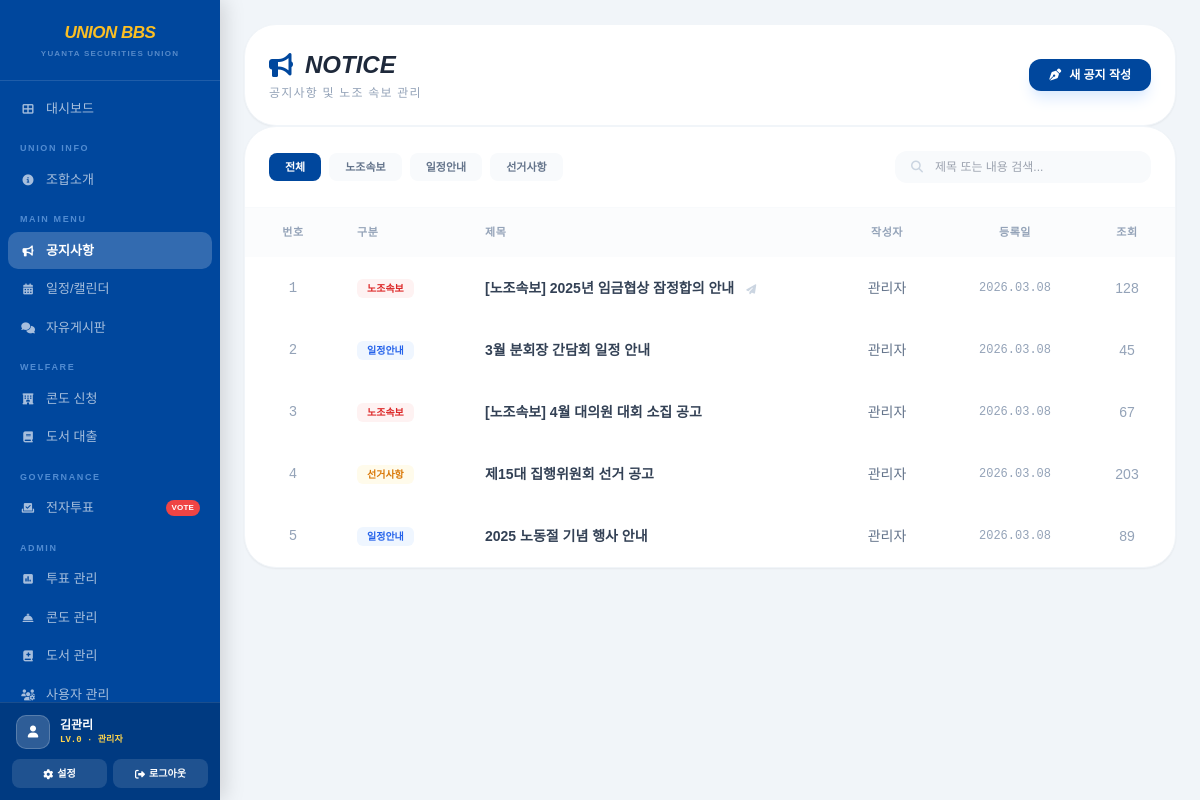
Screenshot of /notice (signed in) with the database file from the repository.
### app.py (models this page shows)
class User(db.Model):
    __tablename__ = 'TB_USER'
    user_seq      = db.Column(db.Integer, primary_key=True, autoincrement=True)
    emp_no        = db.Column(db.String(20), nullable=False, unique=True)
    emp_nm        = db.Column(db.String(100), nullable=False)
    gender        = db.Column(db.String(1), nullable=False)
    birth_dt      = db.Column(db.Date)
    phone_no      = db.Column(db.String(20))
    email         = db.Column(db.String(100), unique=True)
    dept_cd       = db.Column(db.String(20))
    union_dept_cd = db.Column(db.String(20))
    emp_type_cd   = db.Column(db.String(10))
    rank_cd       = db.Column(db.String(10))
    position_cd   = db.Column(db.String(10))
    user_level    = db.Column(db.Integer, default=4)
    term_start    = db.Column(db.Date)
    term_end      = db.Column(db.Date)
    pwd_hash      = db.Column(db.String(256), nullable=False)
    pwd_chg_dt    = db.Column(db.Date)                          # 마지막 비밀번호 변경일
    pwd_init_yn   = db.Column(db.String(1), default='Y')        # Y=초기비번(강제변경 필요)
    pwd_fail_cnt  = db.Column(db.Integer, default=0)
    acct_lock_yn  = db.Column(db.String(1), default='N')
    use_yn        = db.Column(db.String(1), default='Y')
    reg_dt        = db.Column(db.DateTime, default=datetime.now)
    mod_dt        = db.Column(db.DateTime, onupdate=datetime.now)

class Notice(db.Model):
    __tablename__ = 'TB_NOTICE'
    notice_seq  = db.Column(db.Integer, primary_key=True, autoincrement=True)
    notice_type = db.Column(db.String(10), nullable=False)
    title       = db.Column(db.String(200), nullable=False)
    content     = db.Column(db.Text, nullable=False)
    is_push     = db.Column(db.String(1), default='N')
    is_top      = db.Column(db.String(1), default='N')
    view_cnt    = db.Column(db.Integer, default=0)
    use_yn      = db.Column(db.String(1), default='Y')
    reg_dt      = db.Column(db.DateTime, default=datetime.now)
    reg_user    = db.Column(db.String(20))
    mod_dt      = db.Column(db.DateTime)
    mod_user    = db.Column(db.String(20))

### app.py (the view)
@app.route('/notice')
@login_required
def notice():
    current_user = get_current_user()
    notice_type  = request.args.get('type', '')
    query        = Notice.query.filter_by(use_yn='Y')
    if notice_type:
        query = query.filter_by(notice_type=notice_type)
    notices = query.order_by(Notice.is_top.desc(), Notice.reg_dt.desc()).all()
    return render_template('notice.html',
        current_user=current_user,
        notice_list=notices,
        active_menu='notice'
    )

### app.py (called while the page is built)
def login_required(f):
    @wraps(f)
    def decorated(*args, **kwargs):
        if 'emp_no' not in session:
            return redirect(url_for('login'))
        return f(*args, **kwargs)
    return decorated

def get_current_user():
    if 'emp_no' not in session:
        return None
    return User.query.filter_by(emp_no=session['emp_no'], use_yn='Y').first()

### templates/notice.html (shortened to what this page needs)
{% extends 'base.html' %}
{% set active_menu = 'notice' %}
{% block content %}
        <header class="flex justify-between items-center bg-white p-6 rounded-[2rem] shadow-sm border border-slate-100">
            <div>
                <h2 class="text-2xl font-black text-slate-800 flex items-center italic">
                    <i class="fas fa-bullhorn text-yuanta mr-3"></i>NOTICE
                </h2>
                <p class="text-xs text-slate-400 mt-1 font-medium uppercase tracking-widest">공지사항 및 노조 속보 관리</p>
            </div>
            {% if current_user and current_user.user_level == 0 %}
            <div class="flex space-x-3">
                <button id="btn-write" onclick="switchView('write')" class="px-5 py-2 bg-yuanta text-white rounded-xl text-xs font-bold hover:bg-blue-800 shadow-lg shadow-blue-100 transition-all">
                    <i class="fas fa-pen-nib mr-2"></i>새 공지 작성
                </button>
            </div>
            {% endif %}
        </header>
        <section id="notice-list-view" class="bg-white rounded-[2rem] shadow-sm border border-slate-100 overflow-hidden">
            <div class="p-6 border-b border-slate-50 flex flex-wrap gap-4 items-center justify-between">
                <div class="flex space-x-2">
                    <button class="px-4 py-1.5 bg-yuanta text-white rounded-lg text-[11px] font-bold">전체</button>
                    <button class="px-4 py-1.5 bg-slate-50 text-slate-500 rounded-lg text-[11px] font-bold hover:bg-slate-100 transition-all">노조속보</button>
                    <button class="px-4 py-1.5 bg-slate-50 text-slate-500 rounded-lg text-[11px] font-bold hover:bg-slate-100 transition-all">일정안내</button>
                    <button class="px-4 py-1.5 bg-slate-50 text-slate-500 rounded-lg text-[11px] font-bold hover:bg-slate-100 transition-all">선거사항</button>
                </div>
                <div class="relative w-full md:w-64">
                    <input type="text" placeholder="제목 또는 내용 검색..." class="w-full pl-10 pr-4 py-2 bg-slate-50 border-none rounded-xl text-xs outline-none focus:ring-2 focus:ring-yuanta/20">
                    <i class="fas fa-search absolute left-4 top-1/2 -translate-y-1/2 text-slate-300 text-xs"></i>
                </div>
            </div>
            <div class="overflow-x-auto">
                <table class="w-full text-left">
                    <thead class="bg-slate-50/50 text-[11px] font-bold text-slate-400 uppercase tracking-wider">
                        <tr>
                            <th scope="col" class="px-8 py-4 w-24 text-center">번호</th>
                            <th scope="col" class="px-4 py-4 w-32">구분</th>
                            <th scope="col" class="px-4 py-4">제목</th>
                            <th scope="col" class="px-4 py-4 w-32 text-center">작성자</th>
                            <th scope="col" class="px-4 py-4 w-32 text-center">등록일</th>
                            <th scope="col" class="px-8 py-4 w-24 text-center">조회</th>
                        </tr>
                    </thead>
                    <tbody class="text-sm">
                        {% for item in notice_list %}
                        <tr class="notice-row cursor-pointer" onclick="location.href='/notice/view/{{ item.notice_seq }}'">
                            <td class="px-8 py-5 text-center text-slate-400 font-mono">{{ item.notice_seq }}</td>
                            <td class="px-4 py-5">
                                <span class="px-2.5 py-1 rounded-md text-[10px] font-bold
                                    {{ 'bg-red-50 text-red-600' if item.notice_type == 'FLASH' else
                                       'bg-blue-50 text-blue-600' if item.notice_type == 'SCHEDULE' else
                                       'bg-amber-50 text-amber-600' }}">
                                    {{ '노조속보' if item.notice_type == 'FLASH' else '일정안내' if item.notice_type == 'SCHEDULE' else '선거사항' }}
                                </span>
                            </td>
                            <td class="px-4 py-5 font-semibold text-slate-700 truncate max-w-md">
                                {{ item.title }}
                                {% if item.is_push == 'Y' %}<i class="fas fa-paper-plane ml-2 text-slate-300 text-[10px]" title="메일 발송됨"></i>{% endif %}
                            </td>
                            <td class="px-4 py-5 text-center text-slate-500">{{ item.reg_user_nm|default('관리자') }}</td>
                            <td class="px-4 py-5 text-center text-slate-400 font-mono text-xs">{{ item.reg_dt.strftime('%Y.%m.%d') if item.reg_dt else '-' }}</td>
                            <td class="px-8 py-5 text-center text-slate-400">{{ item.view_cnt|default(0) }}</td>
                        </tr>
                        {% endfor %}
                    </tbody>
                </table>
            </div>
        </section>
    </div>
{% endblock %}

### templates/base.html (shortened to what this page needs)
<!DOCTYPE html>
<html lang="ko">
<head>
    <script src="https://cdn.tailwindcss.com"></script>
    <link rel="stylesheet" href="https://cdnjs.cloudflare.com/ajax/libs/font-awesome/6.4.0/css/all.min.css">
</head>
<body>
{%- set lv = (current_user.user_level if current_user else 99) | int -%}
{%- set am = active_menu | default('dashboard') -%}
<aside id="sidebar">
    <div class="sidebar-logo">
        <p style="font-size:17px;font-weight:900;font-style:italic;letter-spacing:-.5px;color:#fbbf24;">UNION BBS</p>
        <p style="font-size:8px;opacity:.45;color:#bfdbfe;font-weight:700;letter-spacing:.15em;text-transform:uppercase;margin-top:2px;">Yuanta Securities Union</p>
    </div>
    <nav class="sidebar-nav">
        <a href="/" class="nav-item {% if am=='dashboard' %}active{% endif %}">
            <i class="fas fa-th-large"></i>대시보드
        </a>
        <p class="nav-section">Union Info</p>
        <a href="/about" class="nav-item {% if am=='about' %}active{% endif %}">
            <i class="fas fa-info-circle"></i>조합소개
        </a>
        <p class="nav-section">Main Menu</p>
        <a href="/notice" class="nav-item {% if am=='notice' %}active{% endif %}">
            <i class="fas fa-bullhorn"></i>공지사항
        </a>
        <a href="/schedule" class="nav-item {% if am=='schedule' %}active{% endif %}">
            <i class="fas fa-calendar-alt"></i>일정/캘린더
        </a>
        <a href="/board" class="nav-item {% if am=='board' %}active{% endif %}">
            <i class="fas fa-comments"></i>자유게시판
        </a>
        <p class="nav-section">Welfare</p>
        <a href="/condo" class="nav-item {% if am=='condo' %}active{% endif %}">
            <i class="fas fa-hotel"></i>콘도 신청
        </a>
        <a href="/book" class="nav-item {% if am=='book' %}active{% endif %}">
            <i class="fas fa-book"></i>도서 대출
        </a>
        <p class="nav-section">Governance</p>
        <a href="/vote" class="nav-item {% if am=='vote' %}active{% endif %}">
            <i class="fas fa-vote-yea"></i>
            <span style="flex:1">전자투표</span>
            <span style="font-size:8px;background:#ef4444;color:#fff;padding:2px 6px;border-radius:20px;font-weight:900;letter-spacing:.02em;">VOTE</span>
        </a>
        {% if lv <= 1 %}
        <p class="nav-section">Admin</p>
        <a href="/admin/vote" class="nav-item {% if am=='admin_vote' %}active{% endif %}">
            <i class="fas fa-poll"></i>투표 관리
        </a>
        <a href="/admin/condo" class="nav-item {% if am=='admin_condo' %}active{% endif %}">
            <i class="fas fa-concierge-bell"></i>콘도 관리
        </a>
        <a href="/admin/book" class="nav-item {% if am=='admin_book' %}active{% endif %}">
            <i class="fas fa-book-medical"></i>도서 관리
        </a>
        <a href="/admin/user/list" class="nav-item {% if am=='admin_user' %}active{% endif %}">
            <i class="fas fa-users-cog"></i>사용자 관리
        </a>
        {% endif %}
    </nav>
    <div class="sidebar-foot">
        <div style="display:flex;align-items:center;gap:10px;margin-bottom:10px;padding:0 4px;">
            <div style="width:34px;height:34px;background:rgba(255,255,255,.18);border-radius:10px;display:flex;align-items:center;justify-content:center;border:1px solid rgba(255,255,255,.2);flex-shrink:0;">
                <i class="fas fa-user" style="color:#fff;font-size:12px;"></i>
            </div>
            <div style="overflow:hidden;">
                <p style="font-size:12px;font-weight:700;color:#fff;white-space:nowrap;overflow:hidden;text-overflow:ellipsis;">{{ current_user.emp_nm if current_user else '-' }}</p>
                <p style="font-size:9px;color:#fcd34d;font-family:monospace;font-weight:700;">
                    LV.{{ lv }} ·
                    {%- if lv==0 %} 관리자
                    {%- elif lv==1 %} 집행위원
                    {%- elif lv==2 %} 대의원
                    {%- elif lv==3 %} 분회장
                    {%- elif lv==4 %} 조합원
                    {%- else %} 비조합원{%- endif %}
                </p>
            </div>
        </div>
        <div style="display:flex;gap:6px;">
            <a href="/profile/edit" style="flex:1;display:flex;align-items:center;justify-content:center;background:rgba(255,255,255,.12);color:#fff;font-size:10px;font-weight:700;padding:7px;border-radius:8px;text-decoration:none;transition:background .15s;" onmouseover="this.style.background='rgba(255,255,255,.22)'" onmouseout="this.style.background='rgba(255,255,255,.12)'">
                <i class="fas fa-cog" style="margin-right:4px;"></i>설정
            </a>
            <a href="/logout" style="flex:1;display:flex;align-items:center;justify-content:center;background:rgba(255,255,255,.12);color:#fff;font-size:10px;font-weight:700;padding:7px;border-radius:8px;text-decoration:none;transition:background .15s;" onmouseover="this.style.background='rgba(220,38,38,.5)'" onmouseout="this.style.background='rgba(255,255,255,.12)'">
                <i class="fas fa-sign-out-alt" style="margin-right:4px;"></i>로그아웃
            </a>
        </div>
    </div>
</aside>
<div id="content-wrap">
    <div class="page-body fade-in">
        {% block content %}{% endblock %}
    </div>
</body>
</html>

### rows the page displays
User: emp_nm "김관리"
Notice: notice_seq "1", notice_type "노조속보", title "[노조속보] 2025년 임금협상 잠정합의 안내", is_push "Y" (drawn), reg_user_nm "관리자", reg_dt "2026.03.08", view_cnt "128"
Notice: notice_seq "2", notice_type "일정안내", title "3월 분회장 간담회 일정 안내", reg_user_nm "관리자", reg_dt "2026.03.08", view_cnt "45"
Notice: notice_seq "3", notice_type "노조속보", title "[노조속보] 4월 대의원 대회 소집 공고", reg_user_nm "관리자", reg_dt "2026.03.08", view_cnt "67"
Notice: notice_seq "4", notice_type "선거사항", title "제15대 집행위원회 선거 공고", reg_user_nm "관리자", reg_dt "2026.03.08", view_cnt "203"
Notice: notice_seq "5", notice_type "일정안내", title "2025 노동절 기념 행사 안내", reg_user_nm "관리자", reg_dt "2026.03.08", view_cnt "89"

### other values shown
{{ lv }} "0"
